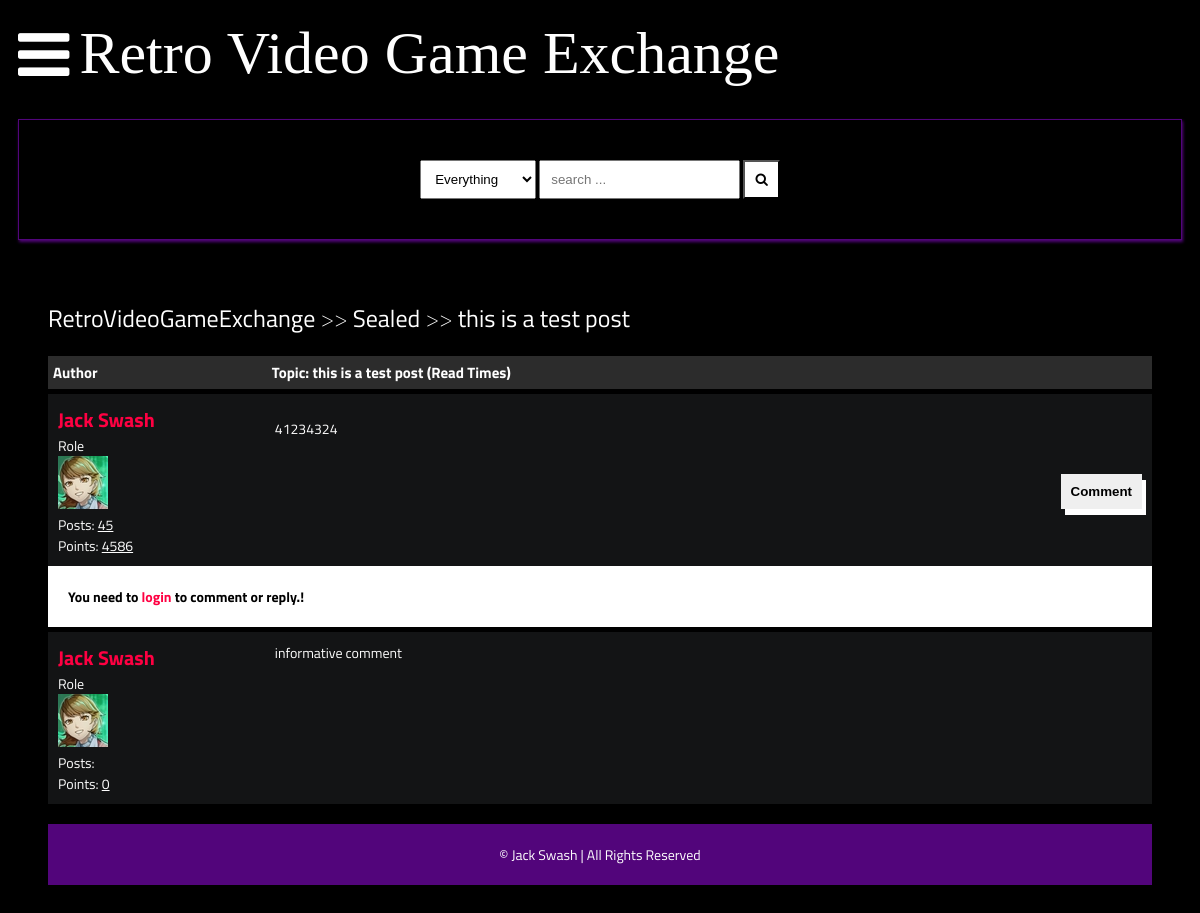
/detail/this-is-a-test-post/, run on an earlier commit of the app's database.
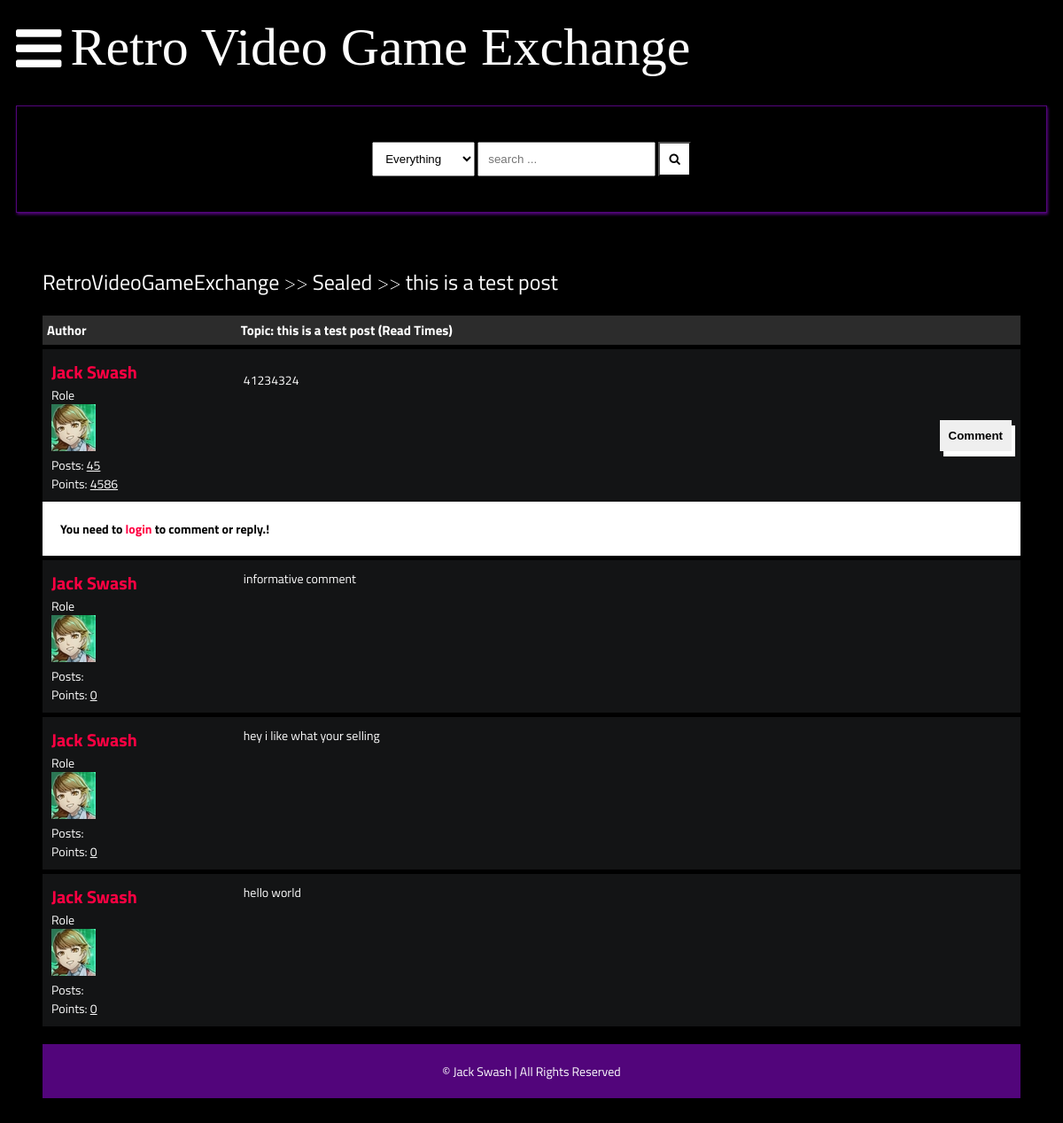
And on a later commit of the database.
### main/models.py (models this page shows, shortened)
class Comment(models.Model):
    user = models.ForeignKey(Author, on_delete=models.CASCADE)
    content = models.TextField()
    date = models.DateTimeField(auto_now_add=True)
    replies = models.ManyToManyField(Reply, blank=True)

class Author(models.Model):
    user = models.ForeignKey(User, on_delete=models.CASCADE)
    fullname = models.CharField(max_length=40, blank=True)
    slug = models.SlugField(max_length=400, unique=True, blank=True)
    bio = HTMLField()
    points = models.IntegerField(default=0)
    profile_pic = ResizedImageField(size=[50,80], quality=100, upload_to="authors", default=None, null=True, blank=True)

### main/views.py (the view)
# urls.py: path("detail/<slug>/", detail, name="detail"),
def detail(request, slug):
    post = get_object_or_404(Post, slug=slug)
    if request.user.is_authenticated:
        author = Author.objects.get(user=request.user)
    if "comment-form" in request.POST:
        comment = request.POST.get("comment")
        new_comment, created = Comment.objects.get_or_create(user=author, content=comment)
        post.comments.add(new_comment.id)
    if "reply-form" in request.POST:
        reply = request.POST.get("reply")
        commenr_id = request.POST.get("comment-id")
        comment_obj = Comment.objects.get(id=commenr_id)
        new_reply, created = Reply.objects.get_or_create(user=author, content=reply)
        comment_obj.replies.add(new_reply.id)
    context = {
        "post":post,
        "title":post.title
    }
    update_views (request, post)
    return render(request, "detail.html", context)

### main/models.py (called while the page is built)
    def __str__(self):
        return self.title

    def get_url(self):
        return reverse("posts", kwargs={
            "slug":self.slug
        })

    def get_url(self):
        return reverse("detail", kwargs={
            "slug":self.slug
        })

### main/utils.py (called while the page is built)
def update_views(request, object):
    context = {}
    hit_count = get_hitcount_model().objects.get_for_object(object)
    hits = hit_count.hits
    hitcontext = context["hitcount"] = {"pk": hit_count.pk}
    hit_count_response = HitCountMixin.hit_count(request, hit_count)
    if hit_count_response.hit_counted:
        hits = hits+1
        hitcontext["hitcounted"] = hit_count_response.hit_counted
        hitcontext["hit_message"] = hit_count_response.hit_message
        hitcontext["total_hits"] = hits

### templates/detail.html (shortened to what this page needs)
{% extends 'base.html' %}
{% load hitcount_tags %}
{% block content %}
    <div class="container">
        <div class="navigate">
            <span><a href="{% url 'home' %}">RetroVideoGameExchange</a> >> <a href="{{post.categories.all.0.get_url}}">{{post.categories.all.0}}</a> >> <a href="{{post.get_url}}">{{post.title}}</a></span>
        </div>
        <div class="topic-container">
            <div class="head">
                <div class="authors">Author</div>
                <div class="content">Topic: {{post.title}} (Read {%get_hit_count for post %} Times)</div>
            </div>
            <div class="body">
                <div class="authors">
                    <div class="username"><a href="">{{post.user.fullname|title}}</a></div>
                    <div>Role</div>
                    <img src={{post.user.profile_pic.url}} alt="">
                    <div>Posts: <u>45</u></div>
                    <div>Points: <u>4586</u></div>
                </div>
                <div class="content">
                    {{post.content|safe}}
                    <br>
                    <div class="comment">
                        <button onclick="showComment()">Comment</button>
                    </div>
                </div>
            </div>
        </div>
    {% if post.closed == True %}
    <div style="background-color:#fff;color:#000;font-weight:bolder;padding:20px;width:100%;"> This Topic Is Closed! </div>
    {% else %}
    {% if request.user.is_authenticated %}
    <form action="" method="post">
        {% csrf_token %}
        <div class="comment-area hide" id="comment-area">
            <textarea name="comment" id="" placeholder="comment here ... "></textarea>
            <input type="submit" value="submit" name="comment-form">
        </div>
    </form>
    {% else %}
<div style="background-color:#fff;color:#000;font-weight:bolder;padding:20px;width:100%;"> You need to <a href="{% url 'signin' %}"><b>login</b></a> to comment or reply.! </div>
    {% endif %}
    {% endif %}
        {% for comment in post.comments.all %}
        <div class="comments-container">
            <div class="body">
                <div class="authors">
                    <div class="username"><a href="">{{comment.user.fullname|title}}</a></div>
                    <div>Role</div>
                    <img src={{comment.user.profile_pic.url}} alt="">
                    <div>Posts: <u>{{comment.user.num_posts}}</u></div>
                    <div>Points: <u>{{comment.user.points}}</u></div>
                </div>
                <div class="content">
                    {{comment.content}}
                    <br>
                </div>
            </div>
        </div>
    {% endfor %}
    {% endblock content %}

What changed in the data, as far as the page shows it:
added Comment: user.fullname "Jack Swash", user.profile_pic (picture), user.points "0", content "hey i like what your selling"
added Comment: user.fullname "Jack Swash", user.profile_pic (picture), user.points "0", content "hello world"
